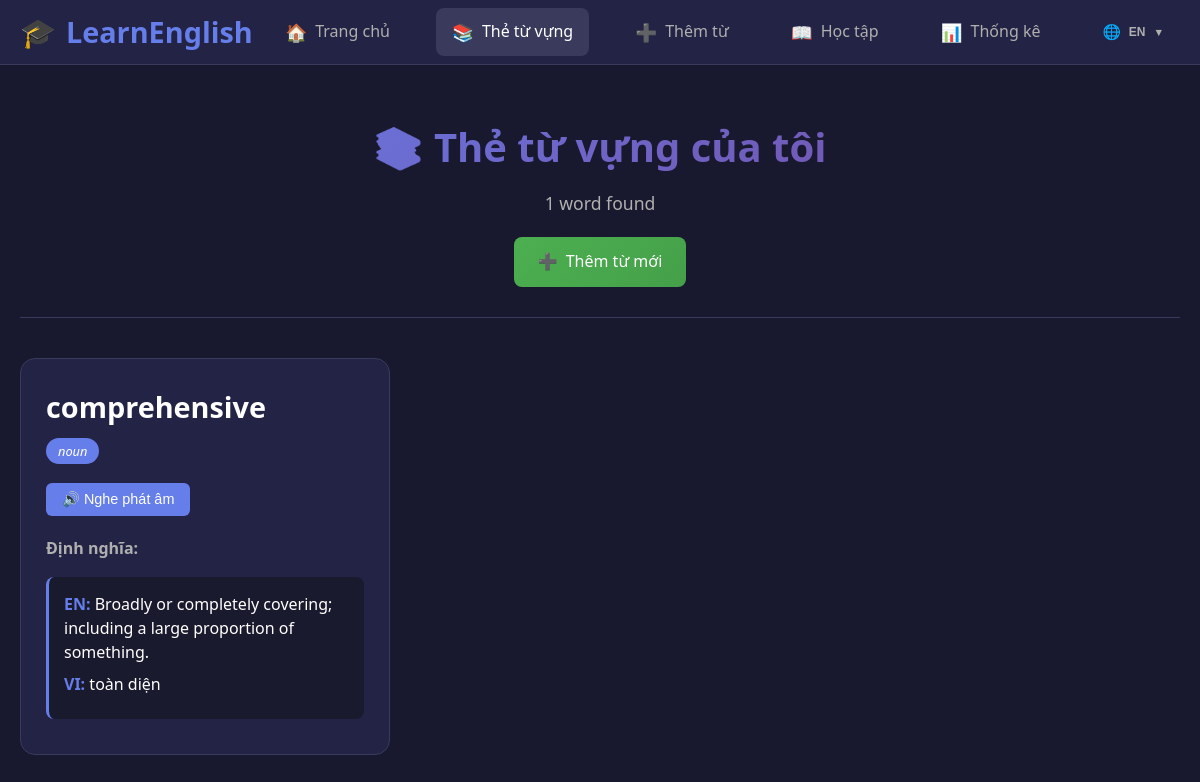
Before: /flashcards/ with the older database file.
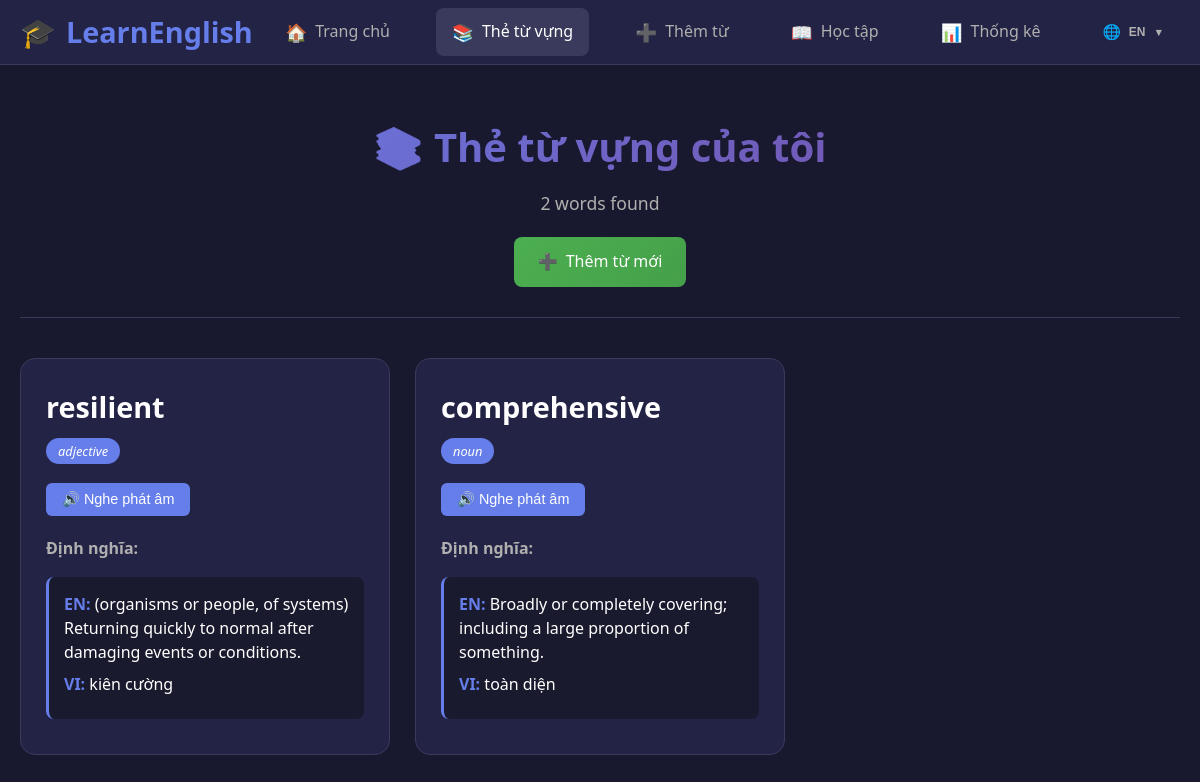
After: the same page with the newer database file.
### vocabulary/models.py (models this page shows, shortened)
class Flashcard(models.Model):
    word = models.CharField(max_length=255, unique=True)
    part_of_speech = models.CharField(max_length=50, blank=True, null=True)
    audio_url = models.URLField(max_length=500, blank=True, null=True)
    image = models.ImageField(upload_to='flashcard_images/', blank=True, null=True)
    related_image_url = models.URLField(max_length=500, blank=True, null=True, help_text="Auto-fetched related image URL")
    general_synonyms = models.TextField(blank=True, null=True, help_text="Comma-separated list of general synonyms")
    general_antonyms = models.TextField(blank=True, null=True, help_text="Comma-separated list of general antonyms")
    created_at = models.DateTimeField(auto_now_add=True)
    class Meta:
        ordering = ['word']

class Definition(models.Model):
    flashcard = models.ForeignKey(Flashcard, related_name='definitions', on_delete=models.CASCADE)
    english_definition = models.TextField()
    vietnamese_definition = models.TextField()
    definition_synonyms = models.TextField(blank=True, null=True, help_text="Comma-separated list of synonyms for this definition")
    definition_antonyms = models.TextField(blank=True, null=True, help_text="Comma-separated list of antonyms for this definition")

### vocabulary/views.py (the view)
# urls.py: path('flashcards/', views.flashcard_list, name='flashcard_list'),
def flashcard_list(request):
    flashcards = Flashcard.objects.all().order_by('-created_at')
    flashcard_defs = []
    for card in flashcards:
        definitions = card.definitions.all()
        flashcard_defs.append((card, definitions))
    return render(request, 'vocabulary/flashcard_list.html', {'flashcard_defs': flashcard_defs})

### vocabulary/templates/vocabulary/flashcard_list.html (shortened to what this page needs)
{% extends "base.html" %} {% load static %} {% load i18n %} {% block title %}{%trans "My Flashcards" %} - {% trans "Learn English" %}{% endblock %} {% block content %} {% csrf_token %}
<div class="flashcard-list-page">
  <div class="page-header">
    <h1>📚 {% trans "My Flashcards" %}</h1>
    <p>
    </p>
    <div class="header-actions">
      <a href="{% url 'add_flashcard' %}" class="btn-add">
        <span>➕</span>
        {% trans "Add New Words" %}
      </a>
    </div>
  </div>
  {% if flashcard_defs %}
  <div class="flashcards-grid">
    {% for card, definitions in flashcard_defs %}
    <div class="flashcard-card" data-id="{{ card.id }}">
      <div class="card-header">
        <h3 class="card-word">{{ card.word }}</h3>
        {% if card.part_of_speech %}
        <span class="card-pos">{{ card.part_of_speech }}</span>
        {% endif %}
      </div>
      <div class="card-content">
        <div class="audio-section">
          {% if card.audio_url %}
          <button
            class="play-audio"
            data-audio="{{ card.audio_url }}"
            title="Nghe phát âm"
          >
            🔊 Nghe phát âm
          </button>
          {% else %}
          <span class="no-audio">🔇 Không có audio</span>
          {% endif %}
        </div>
        <div class="definitions">
          <h4>Định nghĩa:</h4>
          {% for definition in definitions %}
          <div class="definition-item">
            <div class="def-en">
              <strong>EN:</strong> {{ definition.english_definition }}
            </div>
            {% if definition.vietnamese_definition %}
            <div class="def-vi">
              <strong>VI:</strong> {{ definition.vietnamese_definition }}
            </div>
            {% endif %}
          </div>
          {% endfor %}
        </div>
      </div>
    </div>
    {% endfor %}
  </div>
  {% endif %}
</div>
{% endblock %}

### vocabulary/templates/base.html (shortened to what this page needs)
{% load i18n %}
<!DOCTYPE html>
<html lang="{{ LANGUAGE_CODE }}">
  <head>
  </head>
  <body>
    <nav class="navbar">
      <div class="nav-container">
        <a href="{% url 'dashboard' %}" class="logo">
          <span>🎓</span>
          <span>LearnEnglish</span>
        </a>
        <ul class="nav-menu" id="nav-menu">
          <li class="nav-item">
            <a
              href="{% url 'dashboard' %}"
              class="nav-link {% if request.resolver_match.url_name == 'dashboard' %}active{% endif %}"
            >
              <span class="nav-icon">🏠</span>
              <span>{% trans "Home" %}</span>
            </a>
          </li>
          <li class="nav-item">
            <a
              href="{% url 'flashcard_list' %}"
              class="nav-link {% if request.resolver_match.url_name == 'flashcard_list' %}active{% endif %}"
            >
              <span class="nav-icon">📚</span>
              <span>{% trans "Flashcards" %}</span>
            </a>
          </li>
          <li class="nav-item">
            <a
              href="{% url 'add_flashcard' %}"
              class="nav-link {% if request.resolver_match.url_name == 'add_flashcard' %}active{% endif %}"
            >
              <span class="nav-icon">➕</span>
              <span>{% trans "Add Word" %}</span>
            </a>
          </li>
          <li class="nav-item">
            <a href="#" class="nav-link">
              <span class="nav-icon">📖</span>
              <span>{% trans "Study" %}</span>
            </a>
          </li>
          <li class="nav-item">
            <a href="#" class="nav-link">
              <span class="nav-icon">📊</span>
              <span>{% trans "Statistics" %}</span>
            </a>
          </li>
          <li class="nav-item language-switcher">
            <div class="language-dropdown">
              <button class="lang-toggle nav-link" id="lang-toggle">
                <span class="nav-icon">🌐</span>
                <span class="current-lang">
                  {% get_current_language as LANGUAGE_CODE %}
                  {% if LANGUAGE_CODE == 'vi' %}VI {% else %}EN{% endif %}
                </span>
                <span class="dropdown-arrow">▼</span>
              </button>
            </div>
          </li>
        </ul>
      </div>
    </nav>
    <main>
      <div class="container">{% block content %}{% endblock %}</div>
    </main>
  </body>
</html>

### vocabulary/templates/base.html (style rules this page uses)
* { margin: 0; padding: 0; box-sizing: border-box; }
body { background: #18182f; color: #fff; font-family: "Segoe UI", Tahoma, Geneva, Verdana, sans-serif; line-height: 1.6; }
.navbar { background: #232345; border-bottom: 1px solid #3a3a5c; padding: 0; position: sticky; top: 0; z-index: 100; }
.nav-container { max-width: 1200px; margin: 0 auto; display: flex; justify-content: space-between; align-items: center; padding: 0 20px; height: 64px; }
.logo { font-size: 1.8em; font-weight: bold; color: #667eea; text-decoration: none; display: flex; align-items: center; gap: 10px; }
.nav-menu { display: flex; list-style: none; gap: 30px; align-items: center; }
.nav-item { position: relative; }
.nav-link { color: #b0b0b0; text-decoration: none; padding: 10px 16px; border-radius: 8px; transition: all 0.3s ease; display: flex; align-items: center; gap: 8px; }
.nav-link:hover, .nav-link.active { color: #fff; background: #3a3a5c; }
.nav-icon { font-size: 1.1em; }
.language-switcher { position: relative; }
.language-dropdown { position: relative; }
.lang-toggle { background: none !important; border: none; cursor: pointer; display: flex !important; align-items: center; gap: 8px; }
.current-lang { font-weight: bold; font-size: 0.9em; }
.dropdown-arrow { font-size: 0.8em; transition: transform 0.3s ease; }
.container { max-width: 1200px; margin: 0 auto; padding: 20px; }

### vocabulary/templates/vocabulary/flashcard_list.html (style rules this page uses)
.flashcard-list-page { max-width: 1200px; margin: 0 auto; }
.page-header { text-align: center; margin-bottom: 40px; padding: 30px 0; border-bottom: 1px solid #3a3a5c; }
.page-header h1 { font-size: 2.5em; margin-bottom: 10px; background: linear-gradient(135deg, #667eea 0%, #764ba2 100%); -webkit-background-clip: text; -webkit-text-fill-color: transparent; }
.page-header p { color: #b0b0b0; font-size: 1.1em; margin-bottom: 20px; }
.header-actions { margin-top: 20px; }
.btn-add { background: linear-gradient(135deg, #4caf50 0%, #45a049 100%); color: white; padding: 12px 24px; border-radius: 8px; text-decoration: none; display: inline-flex; align-items: center; gap: 8px; font-weight: 500; transition: transform 0.3s ease; }
.flashcards-grid { display: grid; grid-template-columns: repeat(auto-fill, minmax(350px, 1fr)); gap: 25px; margin-bottom: 40px; }
.flashcard-card { background: #232345; border: 1px solid #3a3a5c; border-radius: 15px; padding: 25px; position: relative; transition: all 0.3s ease; overflow: hidden; }
.card-header { margin-bottom: 20px; }
.card-word { font-size: 1.8em; font-weight: bold; color: #fff; margin: 0 0 8px 0; }
.card-pos { background: #667eea; color: white; padding: 4px 12px; border-radius: 20px; font-size: 0.8em; font-style: italic; }
.audio-section { margin-bottom: 20px; }
.play-audio { background: #667eea; color: white; border: none; padding: 8px 16px; border-radius: 6px; cursor: pointer; font-size: 0.9em; transition: background 0.3s ease; }
.definitions h4 { color: #b0b0b0; margin-bottom: 15px; font-size: 1em; }
.definition-item { background: #1a1a2e; padding: 15px; border-radius: 8px; margin-bottom: 10px; border-left: 3px solid #667eea; }
.def-en, .def-vi { margin-bottom: 8px; line-height: 1.5; }
.def-en strong, .def-vi strong { color: #667eea; }

Changed rows visible on the page:
added Flashcard: word "resilient", part_of_speech "adjective"
added Definition: english_definition "(organisms or people, of systems) Returning quickly to normal after damaging events or conditions.", vietnamese_definition "kiên cường", shown under "resilient"
Other visible differences:
text no longer shown: "1 word found"
text now shown: "2 words found"
